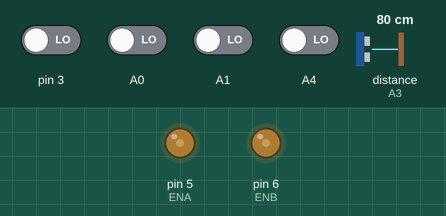
Recording of a sketch running on a simulated Arduino Uno, built with avr-gcc and run on an emulated ATmega328P. Parts: output pins drawn as LEDs (lit = HIGH). Wiring (inferred from the names in the program): ultrasonic range finder: trigger A2; echo A3. The inputs (shaded band) are chosen by the test bench; at power-on: A0, A1, A4, pin 3 LOW, distance to the obstacle (sensor on A3) 80 cm. The echo pulse lasts 58.3 µs per cm; storage starts empty; pins used as bus, display or sensor lines are not drawn; what the sketch prints to the serial monitor is not drawn.

Above: at 1.2 s.
1.3 s: distance to the obstacle (sensor on A3) set to 8 cm
4.3 s: distance to the obstacle (sensor on A3) set to 5 cm
Timing chart, 0 to 7.3 s (numbered marks = the images above; inputs shaded):
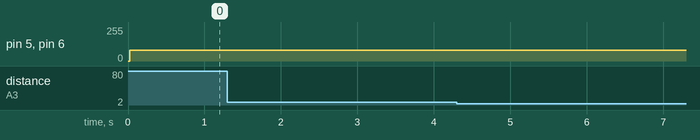

Measured:
- after the input at 1.3 s, every drawn part: stays the same
- after the input at 4.3 s, every drawn part: stays the same

The sketch:

Project_Atmega-328p_A_00.ino
```cpp
#include <SPI.h>
#include <SD.h>
File myFile;

#define trigPin A2
#define echoPin A3

//Line Tracking IO define
#define LT_R !digitalRead(A0)
#define LT_M !digitalRead(A1)
#define LT_L !digitalRead(A4)

#define ENA 5
#define ENB 6
#define IN1 7
#define IN2 8
#define IN3 9
#define IN4 10

#define carSpeed_R 80
#define carSpeed_L 80

float duration, distance;

void forward(){
  analogWrite(ENA, carSpeed_R);
  analogWrite(ENB, carSpeed_L);
  digitalWrite(IN1, HIGH);
  digitalWrite(IN2, LOW);
  digitalWrite(IN3, LOW);
  digitalWrite(IN4, HIGH);
  Serial.println("go forward!");
}

void left(){
  analogWrite(ENA, carSpeed_R);
  analogWrite(ENB, carSpeed_L);
  digitalWrite(IN1, HIGH);
  digitalWrite(IN2, LOW);
  digitalWrite(IN3, HIGH);
  digitalWrite(IN4, LOW);
  Serial.println("go left!");
}

void right(){
  analogWrite(ENA, carSpeed_R);
  analogWrite(ENB, carSpeed_L);
  digitalWrite(IN1, LOW);
  digitalWrite(IN2, HIGH);
  digitalWrite(IN3, LOW);
  digitalWrite(IN4, HIGH);
  Serial.println("go right!");
}

void stop(){
   analogWrite(ENA, carSpeed_R);
   analogWrite(ENB, carSpeed_L);
   digitalWrite(IN1, LOW);
   digitalWrite(IN2, LOW);
   digitalWrite(IN3, LOW);
   digitalWrite(IN4, LOW);
   Serial.println("Stop!");
}

void get_distance(){
  digitalWrite(trigPin, LOW);
  delayMicroseconds(2);
  digitalWrite(trigPin, HIGH);
  delayMicroseconds(10);
  digitalWrite(trigPin, LOW);
  duration = pulseIn(echoPin, HIGH);
  distance = (duration / 2) * 0.0343;
}

void isr() //interrupt service routine
{
  stop();
  delay(3000);
}

void setup(){
  Serial.begin(9600);
  pinMode(LT_R,INPUT);
  pinMode(LT_M,INPUT);
  pinMode(LT_L,INPUT);
  pinMode(trigPin, OUTPUT);
  pinMode(echoPin, INPUT);

  while (!Serial) {;}
  Serial.print("Initializing SD card...");
  if (!SD.begin(2)) {
    Serial.println("initialization failed!");
    while (1);
  }
  Serial.println("initialization done.");

  attachInterrupt(1,isr,RISING);  //attaching the interrupt
}

void loop() {
  get_distance();
  if(distance<=6){
    stop();

    myFile = SD.open("test.txt", FILE_WRITE);
    if (myFile) {
      Serial.print("Writing to test.txt...");
      myFile.println("S");
      Serial.println("done.");
    }
    else {
    // if the file didn't open, print an error:
    Serial.println("error opening test.txt");
    }

  }
  else if(LT_M){
    forward();

    myFile = SD.open("test.txt", FILE_WRITE);
    if (myFile) {
      Serial.print("Writing to test.txt...");
      myFile.println("F");
      Serial.println("done.");
    }
    else {
    // if the file didn't open, print an error:
    Serial.println("error opening test.txt");
    }

  }
  else if(LT_R) {
    right();

    myFile = SD.open("test.txt", FILE_WRITE);
    if (myFile) {
      Serial.print("Writing to test.txt...");
      myFile.println("R");
      Serial.println("done.");
    }
    else {
    // if the file didn't open, print an error:
    Serial.println("error opening test.txt");
    }

    while(LT_R);
  }
  else if(LT_L) {
    left();

    myFile = SD.open("test.txt", FILE_WRITE);
    if (myFile) {
      Serial.print("Writing to test.txt...");
      myFile.println("L");
      Serial.println("done.");
    }
    else {
    // if the file didn't open, print an error:
    Serial.println("error opening test.txt");
    }

    while(LT_L);
  }
  else{
    stop();

    myFile = SD.open("test.txt", FILE_WRITE);
    if (myFile) {
      Serial.print("Writing to test.txt...");
      myFile.println("S");
      Serial.println("done.");
    }
    else {
    // if the file didn't open, print an error:
    Serial.println("error opening test.txt");
    }

  }
  myFile.close();
}
```
